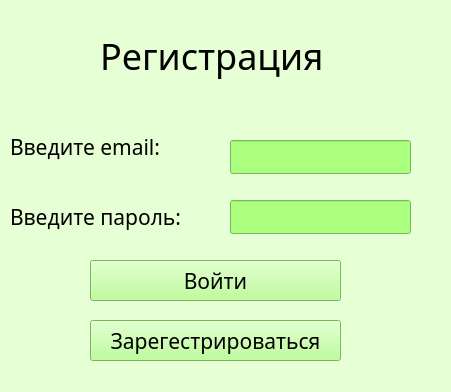
<?xml version="1.0" encoding="UTF-8"?>
<ui version="4.0">
 <class>Form</class>
 <widget class="QWidget" name="Form">
  <property name="geometry">
   <rect>
    <x>0</x>
    <y>0</y>
    <width>451</width>
    <height>392</height>
   </rect>
  </property>
  <property name="windowTitle">
   <string>registrasia</string>
  </property>
  <property name="styleSheet">
   <string notr="true">background-color: rgb(231, 255, 212);
</string>
  </property>
  <widget class="QLabel" name="label_registr">
   <property name="geometry">
    <rect>
     <x>100</x>
     <y>30</y>
     <width>291</width>
     <height>51</height>
    </rect>
   </property>
   <property name="font">
    <font>
     <family>Cascadia Mono Light</family>
     <pointsize>27</pointsize>
     <weight>50</weight>
     <italic>false</italic>
     <bold>false</bold>
     <kerning>true</kerning>
    </font>
   </property>
   <property name="styleSheet">
    <string notr="true"/>
   </property>
   <property name="text">
    <string>Регистрация</string>
   </property>
  </widget>
  <widget class="QPushButton" name="pushButton_zaregestr">
   <property name="geometry">
    <rect>
     <x>90</x>
     <y>320</y>
     <width>251</width>
     <height>41</height>
    </rect>
   </property>
   <property name="font">
    <font>
     <family>Cascadia Mono Light</family>
     <pointsize>16</pointsize>
    </font>
   </property>
   <property name="styleSheet">
    <string notr="true">background-color: rgb(170, 255, 127);</string>
   </property>
   <property name="text">
    <string>Зарегестрироваться</string>
   </property>
  </widget>
  <widget class="QLineEdit" name="lineEdit_login">
   <property name="geometry">
    <rect>
     <x>230</x>
     <y>140</y>
     <width>181</width>
     <height>34</height>
    </rect>
   </property>
   <property name="font">
    <font>
     <family>Cascadia Mono Light</family>
     <pointsize>16</pointsize>
    </font>
   </property>
   <property name="styleSheet">
    <string notr="true">background-color: rgb(170, 255, 127);</string>
   </property>
  </widget>
  <widget class="QLineEdit" name="lineEdit_parol">
   <property name="geometry">
    <rect>
     <x>230</x>
     <y>200</y>
     <width>181</width>
     <height>34</height>
    </rect>
   </property>
   <property name="font">
    <font>
     <family>Cascadia Mono Light</family>
     <pointsize>16</pointsize>
    </font>
   </property>
   <property name="styleSheet">
    <string notr="true">background-color: rgb(170, 255, 127);</string>
   </property>
  </widget>
  <widget class="QLabel" name="label_Login">
   <property name="geometry">
    <rect>
     <x>10</x>
     <y>130</y>
     <width>171</width>
     <height>34</height>
    </rect>
   </property>
   <property name="font">
    <font>
     <family>Cascadia Mono Light</family>
     <pointsize>16</pointsize>
    </font>
   </property>
   <property name="text">
    <string>Введите email:</string>
   </property>
  </widget>
  <widget class="QLabel" name="label_Parol">
   <property name="geometry">
    <rect>
     <x>10</x>
     <y>200</y>
     <width>181</width>
     <height>34</height>
    </rect>
   </property>
   <property name="font">
    <font>
     <family>Cascadia Mono Light</family>
     <pointsize>16</pointsize>
    </font>
   </property>
   <property name="text">
    <string>Введите пароль:</string>
   </property>
  </widget>
  <widget class="QPushButton" name="pushButton_voiti">
   <property name="geometry">
    <rect>
     <x>90</x>
     <y>260</y>
     <width>251</width>
     <height>41</height>
    </rect>
   </property>
   <property name="font">
    <font>
     <family>Cascadia Mono Light</family>
     <pointsize>16</pointsize>
    </font>
   </property>
   <property name="styleSheet">
    <string notr="true">background-color: rgb(170, 255, 127);</string>
   </property>
   <property name="text">
    <string>Войти</string>
   </property>
  </widget>
  <widget class="QLabel" name="label_pustoi">
   <property name="geometry">
    <rect>
     <x>230</x>
     <y>80</y>
     <width>171</width>
     <height>34</height>
    </rect>
   </property>
   <property name="font">
    <font>
     <family>Cascadia Mono Light</family>
     <pointsize>16</pointsize>
    </font>
   </property>
   <property name="text">
    <string/>
   </property>
  </widget>
 </widget>
 <resources/>
 <connections/>
</ui>
